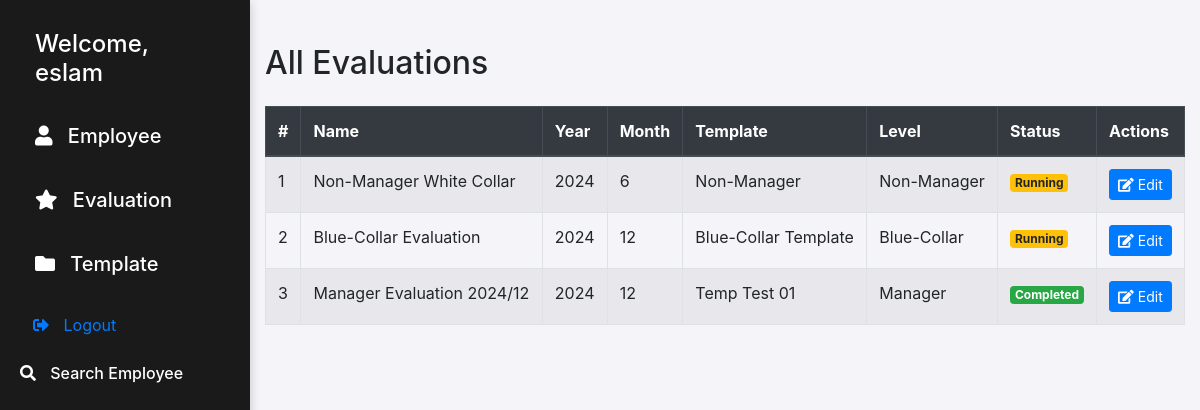
The page /evaluations/ (signed in) on the database its author committed.
### pms/models.py (models this page shows, shortened)
class Evaluation(models.Model):
    status_choices = [
        ('running', 'Running'),
        ('Completed', 'Completed'),
        ('closed', 'Closed')
    ]
    name = models.CharField(max_length=100)
    year = models.PositiveSmallIntegerField()
    month = models.PositiveIntegerField()
    template = models.ForeignKey(Template, on_delete=models.CASCADE)
    level = models.ForeignKey(Level, on_delete=models.CASCADE)
    status = models.CharField(max_length=10, choices=status_choices, default='running')
    evaluator = models.ForeignKey(User, on_delete=models.CASCADE)

class Template(models.Model):
    name = models.CharField(max_length=100)
    weight = models.PositiveSmallIntegerField()
    level = models.ForeignKey(Level, on_delete=models.CASCADE)

class Level(models.Model):
    name  = models.CharField(max_length=50)

### pms/views.py (the view)
# urls.py: path('evaluations/', EvaluationListVieww.as_view(), name='list_evaluation'),
class EvaluationListVieww(ListView):
    model = Evaluation
    template_name = 'pms/list_evalautions.html'
    context_object_name = 'evaluations'

### templates/pms/list_evalautions.html (shortened to what this page needs)
{% extends 'pms/base.html' %}
{% block body %}
{% if user.is_staff %}
<div class="container my-4">
    <h2 class="mb-4">All Evaluations</h2>
    <div class="table-responsive">
        <table class="table table-striped table-hover table-bordered">
            <thead class="thead-dark">
                <tr>
                    <th>#</th>
                    <th>Name</th>
                    <th>Year</th>
                    <th>Month</th>
                    <th>Template</th>
                    <th>Level</th>
                    <th>Status</th>
                    <th>Actions</th>
                </tr>
            </thead>
            <tbody>
                {% for evaluation in evaluations %}
                <tr>
                    <td>{{ forloop.counter }}</td>
                    <td>{{ evaluation.name }}</td>
                    <td>{{ evaluation.year }}</td>
                    <td>{{ evaluation.month }}</td>
                    <td>{{ evaluation.template.name }}</td>
                    <td>{{ evaluation.level.name }}</td>
                    <td>
                        {% if evaluation.status == 'running' %}
                            <span class="badge badge-warning">{{ evaluation.status|capfirst }}</span>
                        {% elif evaluation.status == 'closed' %}
                            <span class="badge badge-danger">{{ evaluation.status|capfirst }}</span>
                        {% elif evaluation.status == 'Completed' %}
                            <span class="badge badge-success">{{ evaluation.status|capfirst }}</span>
                        {% endif %}
                    </td>
                    <td>
                        <a href="{% url 'edit_evaluation' evaluation.pk %}" class="btn btn-sm btn-primary">
                            <i class="fas fa-edit"></i> Edit
                        </a>
                    </td>
                </tr>
                {% empty %}
                <tr>
                    <td colspan="8" class="text-center">No evaluations available.</td>
                </tr>
                {% endfor %}
            </tbody>
        </table>
    </div>
</div>
{% endif %}
{% endblock %}

### templates/pms/base.html (shortened to what this page needs)
<!DOCTYPE html>
<html lang="en">
<head>
    <link href="https://stackpath.bootstrapcdn.com/bootstrap/4.5.2/css/bootstrap.min.css" rel="stylesheet">
    <link rel="stylesheet" href="https://cdnjs.cloudflare.com/ajax/libs/font-awesome/5.15.3/css/all.min.css">
</head>
<body>
{% if request.path != '/login/' %}
<div class="sidebar">
    {% if user.is_authenticated %}
    <h4>Welcome, {{ user }}</h4>
    <div class="section">
        <h5 class="mt-3" data-toggle="collapse" data-target="#employee">
            <i class="fas fa-user icon"></i> Employee
        </h5>
    </div>
    <div class="section">
        <h5 class="mt-3" data-toggle="collapse" data-target="#evaluation">
            <i class="fas fa-star icon"></i> Evaluation
        </h5>
    </div>
    <div class="section">
        <h5 class="mt-3" data-toggle="collapse" data-target="#template">
            <i class="fas fa-folder icon"></i> Template
        </h5>
    </div>
    <div class="section mt-3">
        <form action="{% url 'logout' %}" method="post" class="d-inline">
            <button type="submit" class="sidebar-link btn btn-link">
                <i class="fas fa-sign-out-alt icon"></i> Logout
            </button>
        </form>
    </div>
    {% endif %}
    {% endif %}
<div class="section mt-3">
    <h6 class="mt-3" data-toggle="collapse" data-target="#search_employee">
        <i class="fas fa-search icon"></i> Search Employee
</div>
</div>
{% block body %}
{% endblock %}
</body>
</html>

### templates/pms/base.html (style rules this page uses)
body { background-color: #f4f4f9; margin-left: 250px; }
.sidebar { height: 100vh; padding: 20px; background-color: #1a1a1a; color: #ffffff; position: fixed; top: 0; left: 0; width: 250px; box-shadow: 0 2px 10px rgba(0, 0, 0, 0.2); transition: width 0.3s; }
.sidebar h4, .sidebar h5 { color: #ffffff; cursor: pointer; transition: background-color 0.3s, padding-left 0.3s ease-in-out; padding: 10px 15px; margin: 0; }
.icon { margin-right: 10px; }
.section { margin-bottom: 20px; }
.container { padding-top: 20px; }

### rows shown on the page
Evaluation: name "Non-Manager White Collar", year "2024", month "6", template.name "Non-Manager", level.name "Non-Manager", status "Running"
Evaluation: name "Blue-Collar Evaluation", year "2024", month "12", template.name "Blue-Collar Template", level.name "Blue-Collar", status "Running"
Evaluation: name "Manager Evaluation 2024/12", year "2024", month "12", template.name "Temp Test 01", level.name "Manager", status "Completed"

### other values the page prints
{{ user }} "eslam"
